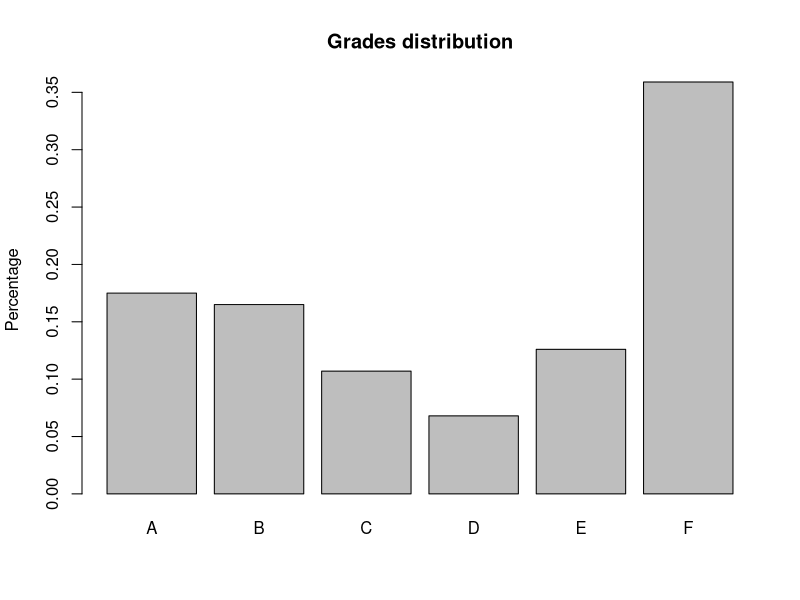

R code for this plot:
###
# Base script to generate graphs
# Contributors:
# 
###

# A Basic data frame 
notes.data = data.frame(
  grade= c("A","B","C","D","E","F"), 
  count = c(17.5,16.5,10.7,6.8,12.6,35.9)
)
# print the data frame
notes.data$count = notes.data$count/100.0 
print(notes.data)

# Create Bar Plot
barplot(height = notes.data$count,names.arg = notes.data$grade,
        main="Grades distribution", ylab="Percentage")


